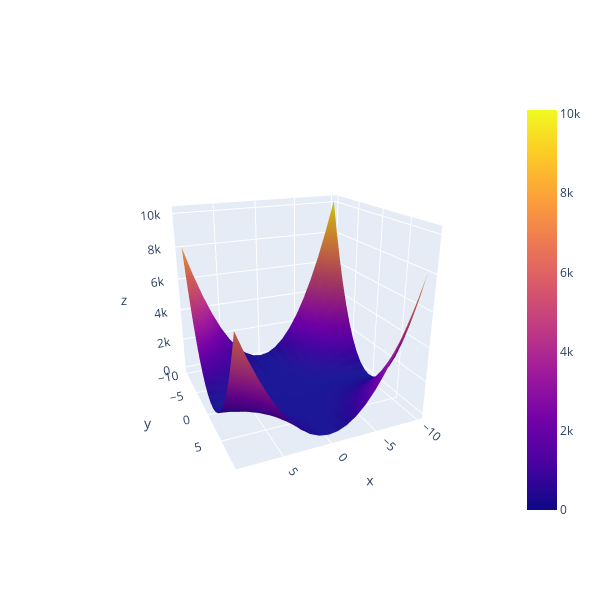

Write notebook code for a chart like this one.
### Code cell
surface_x, surface_y = np.mgrid[-10:10, -10:10]
surface_z = surface_x ** 2 * surface_y ** 2 + surface_x * surface_y
go.Figure(
    go.Surface(
        x=surface_x,
        y=surface_y,
        z=surface_z,
    ),
    go.Layout(
        width=600,
        height=600,
    )
).show()

### Figure 1 — Plotly figure (JSON) as saved in the notebook; plotly's stock layout.template omitted (floating-point values rounded to 4 significant figures; data arrays with more than 128 entries replaced by an {"elided": "..."} marker saying what was removed)
{"data": [{"type": "surface", "x": {"elided": "20x20 int values"}, "y": {"elided": "20x20 int values"}, "z": {"elided": "20x20 int values"}}], "layout": {"height": 600, "scene": {"aspectmode": "auto", "aspectratio": {"x": 1, "y": 1, "z": 1}, "camera": {"center": {"x": 0, "y": 0, "z": 0}, "eye": {"x": 1.002, "y": 2.282, "z": 0.9631}, "projection": {"type": "perspective"}, "up": {"x": 0, "y": 0, "z": 1}}}, "width": 600}}
